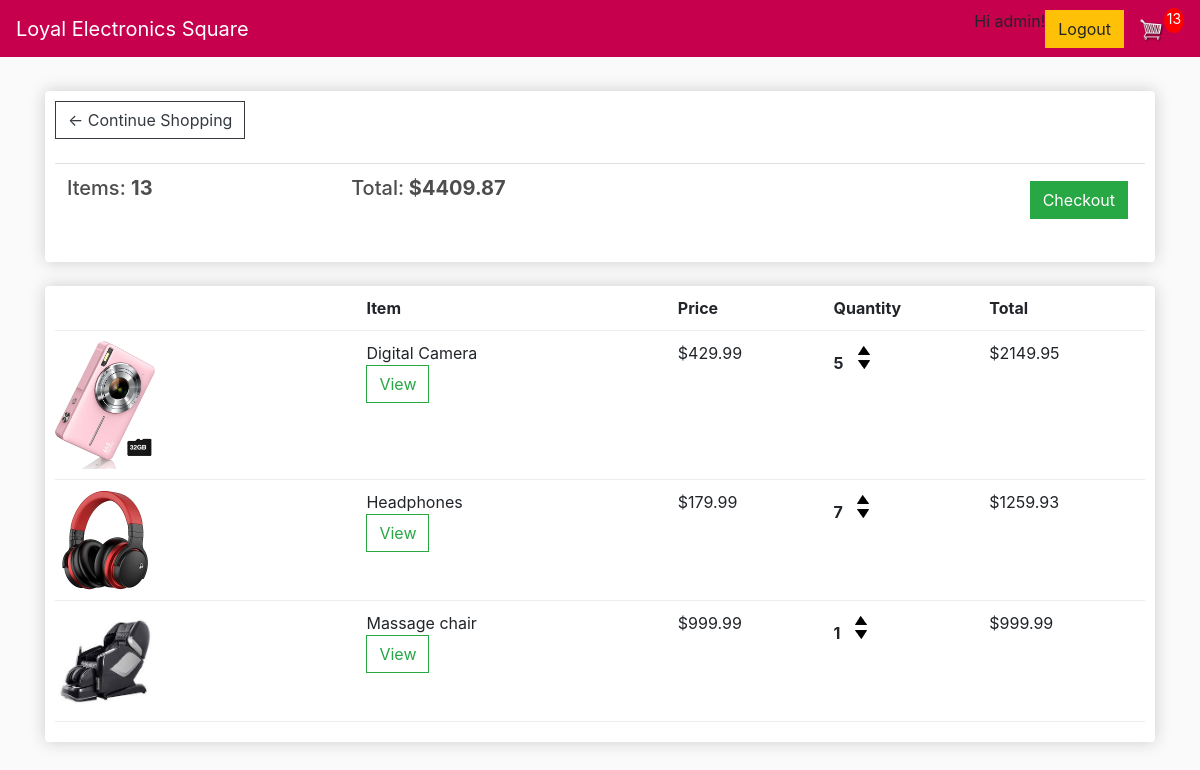
/cart/ (signed in), run on an earlier commit of the app's database.
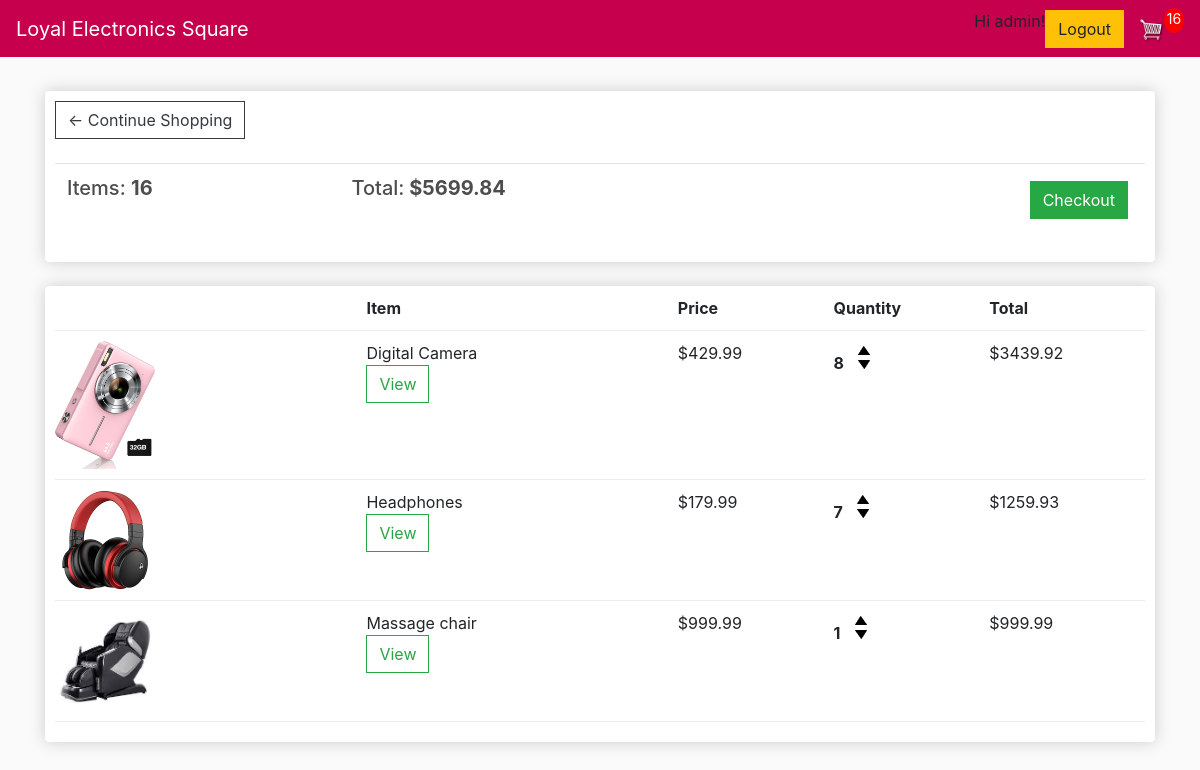
And on a later commit of the database.
### store/models.py (models this page shows, shortened)
class Order(models.Model):
    customer = models.ForeignKey(Customer, on_delete=models.SET_NULL, null=True, blank=True)
    date_ordered = models.DateTimeField(auto_now_add=True)
    complete = models.BooleanField(default=False, null=True, blank=False)
    transaction_id = models.CharField(max_length=200, null=True)
    @property
    def get_cart_total(self):
        orderitems = self.orderitem_set.all()
        total = sum([item.get_total for item in orderitems])
        return total
    @property
    def get_cart_items(self):
        orderitems = self.orderitem_set.all()
        total = sum([item.quantity for item in orderitems])
        return total

class OrderItem(models.Model):
    product = models.ForeignKey(Product, on_delete=models.SET_NULL, null=True)
    order = models.ForeignKey(Order, on_delete=models.SET_NULL, null=True)
    quantity = models.IntegerField(default=0, null=True, blank=True)
    date_added = models.DateTimeField(auto_now_add=True)
    @property
    def get_total(self):
        total = self.product.price * self.quantity
        return total

class Product(models.Model):
    name = models.CharField(max_length=200, null=True)
    price = models.DecimalField(max_digits=10, decimal_places=2)
    digital = models.BooleanField(default=False, null=True, blank=False)
    image = models.ImageField(null=True, blank=True)
    @property
    def imageURL(self):
        try:
            url = self.image.url
        except:
            url = ''
        return url

### store/views.py (the view)
# urls.py: path('cart/', views.cart, name="cart"),
def cart(request):
     if request.user.is_authenticated:
          customer = request.user.customer
          order, created = Order.objects.get_or_create(customer=customer, complete=False)
          items = order.orderitem_set.all()
          cartItems = order.get_cart_items
     else:
          items = []
          order = {'get_cart_total':0, 'get_cart_items':0, 'shipping':False}
          cartItems = order['get_cart_items']
     products = Product.objects.all()
     context = {'products':products, 'items':items, 'order':order, 'cartItems':cartItems}
     return render(request, 'store/cart.html', context)

### store/templates/store/Cart.html
{% extends 'store/main.html' %}
{% load static %}
{% block content %}
	<div class="row">
		<div class="col-lg-12">
			<div class="box-element">
				<a  class="btn btn-outline-dark" href="{% url 'store' %}">&#x2190; Continue Shopping</a>
				<br>
				<br>
				<table class="table">
					<tr>
						<th><h5>Items: <strong>{{order.get_cart_items}}</strong></h5></th>
						<th><h5>Total:<strong> ${{order.get_cart_total|floatformat:2}}</strong></h5></th>
						<th>
							<a  style="float:right; margin:5px;" class="btn btn-success" href="{% url 'checkout' %}">Checkout</a>
						</th>
					</tr>
				</table>
			</div>
			<br>
			<div class="box-element">
				<div class="cart-row">
					<div style="flex:2"></div>
					<div style="flex:2"><strong>Item</strong></div>
					<div style="flex:1"><strong>Price</strong></div>
					<div style="flex:1"><strong>Quantity</strong></div>
					<div style="flex:1"><strong>Total</strong></div>
				</div>
				{% for item in items %}
				<div class="cart-row">
					<div style="flex:2"><img class="row-image" src="{{item.product.imageURL}}"></div>
					<div style="flex:2">{{item.product.name}}
					<br>
					<a class="btn btn-outline-success" href="{% url 'product' item.product.id %}">View</a>
					</div>
					<div style="flex:1">${{item.product.price|floatformat:2}}</div>
					<div style="flex:1">
						<p class="quantity">{{item.quantity}}</p>
						<div class="quantity">
							<img data-product="{{item.product.id}}" data-action="add" class="chg-quantity update-cart" src="{% static  'images/arrow-up.png' %}">
							<img data-product="{{item.product.id}}" data-action="remove" class="chg-quantity update-cart" src="{% static  'images/arrow-down.png' %}">
						</div>
					</div>
					<div style="flex:1">${{item.get_total}}</div>
				</div>
				{% endfor %}
			</div>
		</div>
	</div>
{% endblock content %}

### store/templates/store/Main.html (shortened to what this page needs)
<!DOCTYPE html>
{% load static %}
<html>
<head>
	<link rel="stylesheet" href="https://stackpath.bootstrapcdn.com/bootstrap/4.4.1/css/bootstrap.min.css">
	<link rel="stylesheet" type="text/css" href="{% static 'css/main.css' %}">
</head>
<body>
	<nav class="navbar navbar-expand-lg navbar-dark" style="background-color: #c6004d;">
	  <a class="navbar-brand" href="{% url 'store' %}">Loyal Electronics Square</a>
	  <div class="collapse navbar-collapse" id="navbarSupportedContent">
	    <div class="form-inline my-2 my-lg-0">
			{% if user.is_authenticated %}
				<p>Hi {{ user.username }}! </p>
				<form action="{% url 'logout' %}" method="post">
					<button class="btn btn-warning" type="submit">Logout</button>
				</form>
			{% else %}
				<p>You are not logged in. </p>
	     		<p><a href="{% url 'login' %}" class="btn btn-warning">Login</a></p>
	     	{% endif %}
	     	<a href="{% url 'cart' %}">
	    		<img  id="cart-icon" src="{% static 'images/cart.png' %}">
	    	</a>
	    	<p id="cart-total">{{cartItems}}</p>
	    </div>
	  </div>
	</nav>
     <div class="container">
            <br>
            {% block content %}
            {% endblock content %}
         </div>
</body>
</html>

What changed in the data, as far as the page shows it:
changed through a linked row, Order: get_cart_items "13" → "16"; get_cart_total "4409.87" → "5699.84"
changed OrderItem "Digital Camera": quantity "5" → "8"; get_total "2149.95" → "3439.92"
Also different on the page:
{{ cartItems }}: "13" → "16"
